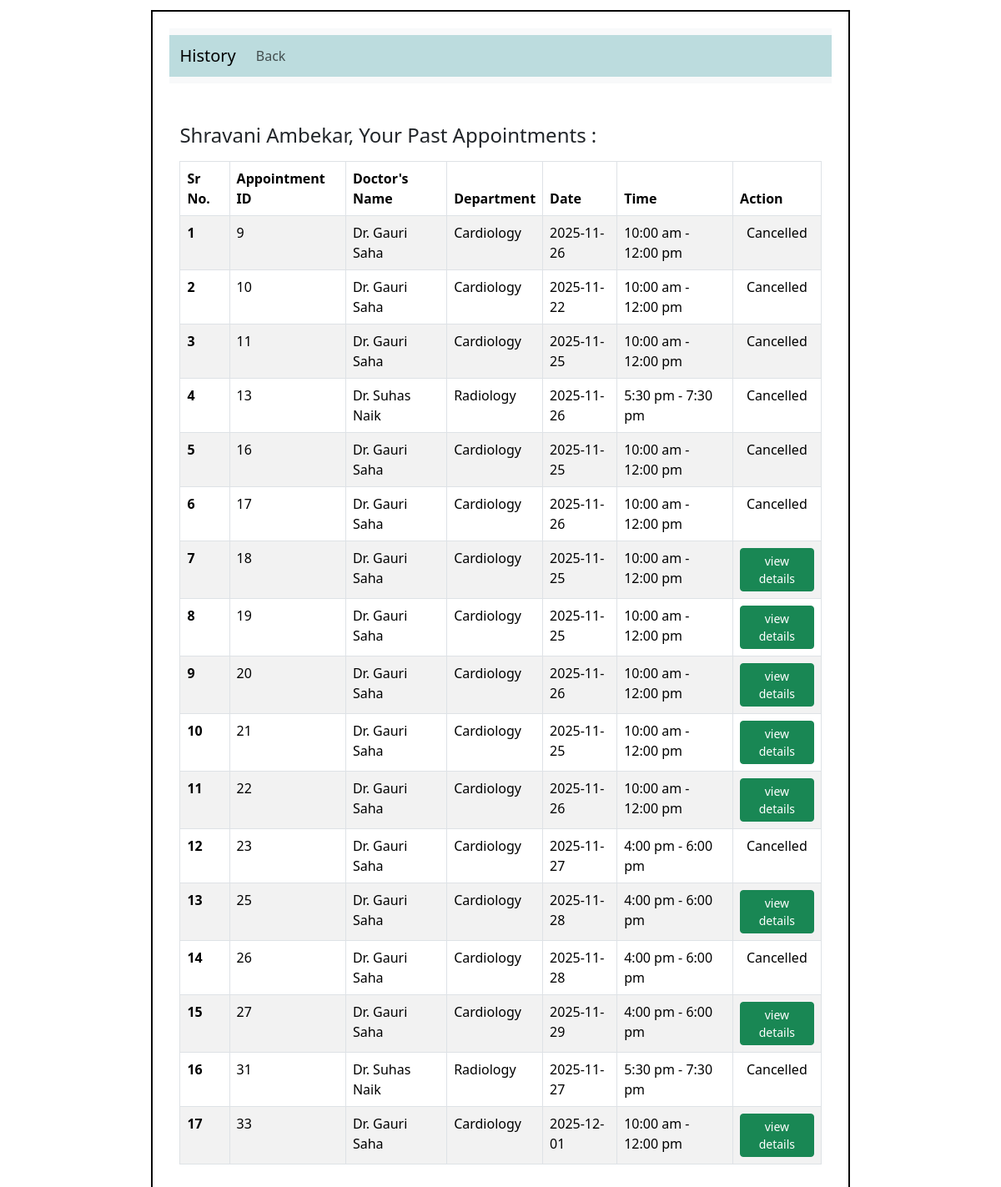
Screenshot of /patient/3/past_appointments with the database file from the repository.
### application/models.py (models this page shows)
class Patient(db.Model):
    __tablename__ = "Patient"
    patient_id = db.Column(db.Integer, primary_key=True)
    name = db.Column(db.String(), nullable=False)
    phone = db.Column(db.String())
    age = db.Column(db.Integer)
    gender = db.Column(db.String())
    email = db.Column(db.String(), unique=True)
    username = db.Column(db.String(), unique=True, nullable=False)
    password = db.Column(db.String(), nullable=False)
    address = db.Column(db.String())
    patient_type = db.Column(db.String(), default='OPD')  # OPD/IPD
    status = db.Column(db.String(), default='Active')
    consultant = db.Column(db.Integer, db.ForeignKey('Doctor.doctor_id'))  #foreignkey
    appointments = db.relationship('Appointment', backref='patient', lazy=True)  # relationship
    treatment = db.relationship('Treatment', backref='patient', lazy=True) #realtionship

class Appointment(db.Model):
    __tablename__ = "Appointment"
    appointment_id = db.Column(db.Integer, primary_key=True)
    date = db.Column(db.String() , nullable=False)
    time = db.Column(db.String(), nullable=False)
    status = db.Column(db.String(), default='Upcoming', nullable=False)
    doctor_id = db.Column(db.Integer, db.ForeignKey('Doctor.doctor_id'))   #foreignkey
    patient_id = db.Column(db.Integer, db.ForeignKey('Patient.patient_id'))  #foreignkey

class Doctor(db.Model):
    __tablename__ = "Doctor"
    doctor_id = db.Column(db.Integer, primary_key=True)
    name = db.Column(db.String(), nullable = False)
    phone = db.Column(db.String(), nullable = False)
    age = db.Column(db.Integer, nullable = False)
    gender = db.Column(db.String(), nullable = False)
    email = db.Column(db.String(), unique=True, nullable = False)
    username = db.Column(db.String(), unique=True, nullable=False)
    password = db.Column(db.String(), nullable=False)
    appointments = db.relationship('Appointment', backref='doctor', lazy=True)  # relationship
    dept_id= db.Column(db.Integer, db.ForeignKey('Department.department_id'))    #foreignkey
    role = db.Column(db.String())
    info = db.Column(db.String())
    exp_year = db.Column(db.Integer)

class Department(db.Model):
    __tablename__ = "Department"
    department_id = db.Column(db.Integer, primary_key = True)
    department_name = db.Column(db.String(), nullable=False)
    info = db.Column(db.String(), nullable=False)
    doctors = db.relationship('Doctor', backref='dept', lazy=True) #relationship

### application/controllers.py (the view)
@app.route("/patient/<int:pat_id>/past_appointments", methods=['GET'])
def past_appointments(pat_id):
    patient = Patient.query.filter_by(patient_id=pat_id).first()
    appoint = Appointment.query.filter(Appointment.patient_id==patient.patient_id, Appointment.status.in_(["Completed", "Cancelled"])).all()
    return render_template('p_past_appoint.html', patient=patient, appoint=appoint)

### templates/p_past_appoint.html (shortened to what this page needs)
<!DOCTYPE html>
<html lang="en">
    <head>
        <link rel="stylesheet" href="/static/style.css">
        <link href="https://cdn.jsdelivr.net/npm/bootstrap@5.3.8/dist/css/bootstrap.min.css" rel="stylesheet"
>
    </head>
    <body>
        <div id="main">
            <div id="canvas">
                <nav class="navbar navbar-expand-lg bg-body-tertiary">
                    <div id="nav" class="container-fluid">
                        <a class="navbar-brand">History</a>
                        <div class="collapse navbar-collapse" id="navbarSupportedContent">
                            <ul class="navbar-nav me-auto mb-2 mb-lg-0">
                                <li class="nav-item">
                                    <a class="nav-link" href="/patient/{{patient.patient_id}}">Back</a>
                                </li>
                            </ul>
                    </div>
                </nav>
                <div id="content">
                    <div class="container my-5">
                        <div class="d-flex align-items-center mb-3">
                            <h4 class="m-0 me-2">{{patient.name}}, Your Past Appointments : </h4> <br>
                        </div>
                        <table class="table border table-bordered table-striped">
                            <thead>
                                <tr>
                                    <th scope="col">Sr No.</th>
                                    <th scope="col">Appointment ID</th>
                                    <th scope="col">Doctor's Name</th>
                                    <th scope="col">Department</th>
                                    <th scope="col">Date</th>
                                    <th scope="col">Time</th>
                                    <th scope="col">Action</th>
                                </tr>
                            </thead>
                            <tbody>
                                {% set ns = namespace(found=false, count=0) %}
                                {% for a in appoint %}
                                    {% if a %}
                                    {% set ns.count = ns.count + 1 %}
                                    {% set ns.found = true %}
                                    <tr>
                                        <th scope="row">{{ ns.count }}</th>
                                        <!-- {% set dr = a.doctor %}
                                        {% set dept = dr.dept.department_name %} -->
                                        <td>{{ a.appointment_id }}</td>
                                        <td>Dr. {{ a.doctor.name }}</td>
                                        <td>{{ a.doctor.dept.department_name }}</td>
                                        <td>{{ a.date }}</td>
                                        <td>{{ a.time }}</td>
                                        {% if a.status == "Completed" %}
                                        <td class="text-center">
                                            <a href="/view_patient_history/{{a.appointment_id}}" class="btn btn-success btn-sm">view details</a>
                                        </td>
                                        {% elif a.status == "Cancelled" %}
                                            <td class="text-center" > Cancelled</td>
                                        {% endif %}
                                    </tr>
                                    {% endif %}
                                {% endfor %}
                            </tbody>
                        </table>
                </div>
            </div>
        </div>
    </body>
</html>

### static/style.css (style rules this page uses)
* { margin: 0; }
#main,canvas { border: 2px solid white; margin-top: 10px; height: auto; }
#canvas { width: 60%; height: 600px; margin:auto; border: 2px solid black; }
#nav { background: #bcdcde; height: 50px; }

### templates/p_past_appoint.html (style rules this page uses)
#canvas { width: 70%; height: auto; padding: 20px; }

### rows the page displays
Patient: name "Shravani Ambekar"
Appointment: count "1", appointment_id "9", doctor.name "Gauri Saha", doctor.dept.department_name "Cardiology", date "2025-11-26", time "10:00 am - 12:00 pm", status "Cancelled"
Appointment: count "2", appointment_id "10", doctor.name "Gauri Saha", doctor.dept.department_name "Cardiology", date "2025-11-22", time "10:00 am - 12:00 pm", status "Cancelled"
Appointment: count "3", appointment_id "11", doctor.name "Gauri Saha", doctor.dept.department_name "Cardiology", date "2025-11-25", time "10:00 am - 12:00 pm", status "Cancelled"
Appointment: count "4", appointment_id "13", doctor.name "Suhas Naik", doctor.dept.department_name "Radiology", date "2025-11-26", time "5:30 pm - 7:30 pm", status "Cancelled"
Appointment: count "5", appointment_id "16", doctor.name "Gauri Saha", doctor.dept.department_name "Cardiology", date "2025-11-25", time "10:00 am - 12:00 pm", status "Cancelled"
Appointment: count "6", appointment_id "17", doctor.name "Gauri Saha", doctor.dept.department_name "Cardiology", date "2025-11-26", time "10:00 am - 12:00 pm", status "Cancelled"
Appointment: count "7", appointment_id "18", doctor.name "Gauri Saha", doctor.dept.department_name "Cardiology", date "2025-11-25", time "10:00 am - 12:00 pm"
Appointment: count "8", appointment_id "19", doctor.name "Gauri Saha", doctor.dept.department_name "Cardiology", date "2025-11-25", time "10:00 am - 12:00 pm"
Appointment: count "9", appointment_id "20", doctor.name "Gauri Saha", doctor.dept.department_name "Cardiology", date "2025-11-26", time "10:00 am - 12:00 pm"
Appointment: count "10", appointment_id "21", doctor.name "Gauri Saha", doctor.dept.department_name "Cardiology", date "2025-11-25", time "10:00 am - 12:00 pm"
Appointment: count "11", appointment_id "22", doctor.name "Gauri Saha", doctor.dept.department_name "Cardiology", date "2025-11-26", time "10:00 am - 12:00 pm"
Appointment: count "12", appointment_id "23", doctor.name "Gauri Saha", doctor.dept.department_name "Cardiology", date "2025-11-27", time "4:00 pm - 6:00 pm", status "Cancelled"
Appointment: count "13", appointment_id "25", doctor.name "Gauri Saha", doctor.dept.department_name "Cardiology", date "2025-11-28", time "4:00 pm - 6:00 pm"
Appointment: count "14", appointment_id "26", doctor.name "Gauri Saha", doctor.dept.department_name "Cardiology", date "2025-11-28", time "4:00 pm - 6:00 pm", status "Cancelled"
Appointment: count "15", appointment_id "27", doctor.name "Gauri Saha", doctor.dept.department_name "Cardiology", date "2025-11-29", time "4:00 pm - 6:00 pm"
Appointment: count "16", appointment_id "31", doctor.name "Suhas Naik", doctor.dept.department_name "Radiology", date "2025-11-27", time "5:30 pm - 7:30 pm", status "Cancelled"
Appointment: count "17", appointment_id "33", doctor.name "Gauri Saha", doctor.dept.department_name "Cardiology", date "2025-12-01", time "10:00 am - 12:00 pm"
